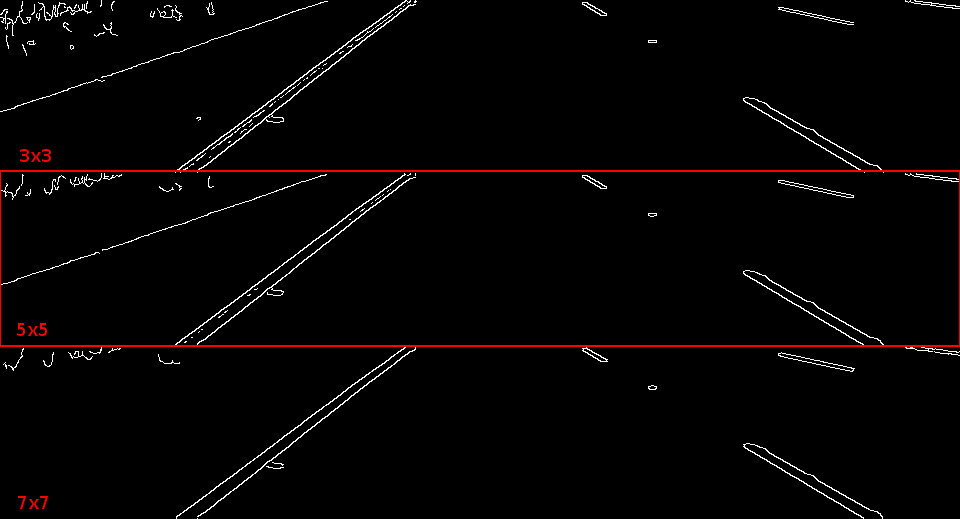
#> input picture examples/edges.jpg, 960 x 519 px, found by its file name
$ jupyter execute --allow-errors P1.ipynb
#> lines starting #> are read from the running program, lines starting #| are printed output that depends on the picture; after the words box and inside, x2 and y2 are one past the last pixel; in counts of white or black regions, pixels touching at a corner belong together; pictures that were not available may be replaced by others from this repository, and a replacement may not be noted
[cell 1]
# Imports
import matplotlib.pyplot as plt
import matplotlib.image as mpimg
from scipy.spatial.distance import cdist
import numpy as np
import cv2
import os
from moviepy.editor import VideoFileClip
from IPython.display import HTML


# Change to approapriate color map for gray scale images
plt.rcParams['image.cmap'] = 'gray'

# Color palette used to differentiate line clusters
GROUP_COLORS = \
{
    0 : (255,255,255),
    1 : (255,0,0),
    2 : (0,255,0),
    3 : (0,0,255),
    4 : (255,255,0),
    5 : (255,0,255),
    6 : (0,255,255),
    7 : (0,0,0),
    8 : (255,127,0),
    9 : (127,255,0),
    10: (127,0,255),
    11: (127,127,127),
}

[cell 2]
# Returns image truncated  to given bounds
def slice(image, bounds):
    sliced = image[bounds[1]:bounds[1]+bounds[3], bounds[0]:bounds[0]+bounds[2]]
    return (sliced)

[cell 3]
# Returns min distance map (as grey scale) to an array of target colors
def distance_map(image, threshold=127, colors=np.array([[245, 171, 48], [255, 255, 255]], np.uint8)):
    flat = image.reshape(-1, 3)
    d_field = cdist(flat, colors)
    d_field_thres = np.insert(d_field, 0, threshold, axis=1)
    d_field_min = 255 - np.amin(d_field_thres, 1)
    return d_field_min.astype(np.uint8).reshape(image.shape[0], image.shape[1])

[cell 4]
# Converts rgb image to grayscale
def rgb_to_gray(image):
    # Grayscale conversion
    return cv2.cvtColor(image, cv2.COLOR_RGB2GRAY)

[cell 5]
# Converts grayscale image to rgb
def gray_to_rgb(image):
    # RGB conversion
    return cv2.cvtColor(image, cv2.COLOR_GRAY2RGB)

[cell 6]
# Blends two images into each other
def combine(image1, image2, weight1=0.5, weight2=0.5):
    return cv2.addWeighted(image1, weight1, image2, weight2, 0)

[cell 7]
# Blurrs an image
def blur(image, kernel_size = 5):
    # Gaussian blurring with provided kernel size
    return cv2.GaussianBlur(image,(kernel_size, kernel_size), 0)

[cell 8]
# Normalizes an image to full grayscale range given the pixels inside mask
def normalize(image, mask):
    normalized = image

    # Normalize all image data according to values within mask
    minmax = cv2.minMaxLoc(image, mask)
    if (minmax[1]-minmax[0]) > 0:
        alpha = 255/(minmax[1]-minmax[0])
        beta = -minmax[0]
        normalized = cv2.convertScaleAbs(image, normalized, alpha=alpha, beta=beta)
    return normalized

[cell 9]
# Returns Canny Edges from image
def detect_edges(image, low_threshold=50, high_threshold=150, apertureSize=5):
    # Run edge detection with default parameters
    return cv2.Canny(image, low_threshold, high_threshold, apertureSize)

[cell 10]
# Returns hough lines from image
def hough_lines(image, edges, mask, rho=1, theta=np.pi/90, threshold=10, min_line_length=40, max_line_gap=20):
    # Run Hough on edge detected image within mask
    masked_edges = cv2.bitwise_and(edges, mask)
    lines = cv2.HoughLinesP(masked_edges, rho, theta, threshold, np.array([]),
                            min_line_length, max_line_gap)
    return lines

[cell 11]
# Calcs angle between two points (radians, -90 to 90, counter-clockwise, N=0)
# [35 lines left out: functions calc_angle, calc_angle_dif, filter_criteria, not called in this run]

# Filters (Hough) lines based on "filter_criteria"
def filter_lines(lines, area_of_interest, threshold=0.05*np.pi):
    #filter by absolute angle and vanishing point orientation
    filter = np.array([filter_criteria(line, area_of_interest, threshold) for line in lines])
    selection = lines[filter]
    return selection

[cell 12]
# Represents a cluster of lines
# The cluster is represented by a mean straight line in general form Ax * By + C = 0
class LineGroup:
    # Constructs a cluster given an initial line section (p1, p2) and vertical validity range (yrange)
    # [11 lines left out: function __init__, not called in this run]

    def __lt__(self, other):
        return self.priority.__lt__(other.priority)

    def __repr__(self):
        p = self.get_end_points()
        return "<LineGroup p1:(%s,%s) p2:(%s,%s)>" % (p[0][1],p[0][0],p[1][1],p[1][0])

    # Returns similarity score between cluster and line section (p1, p2) based on distance and angle difference
    # [79 lines left out: functions get_delta, get_end_points, add_line, draw_newest, group_lines, not called in this run]

[cell 13]
# Selects up to two final lane lines from a list of line clusters, searching for best trapeziod
# [31 lines left out: function select_lanes, not called in this run]

[cell 14]
# Draws a given hough list of lines or selected lanes over an image
def line_overlay(image, area_of_interest, lines=None, lanes=None, width=3):
    overlay = np.copy(image)
    #area_of_interest.draw(overlay)
    vp = area_of_interest.vp

    if lanes != None:
        if lanes[0] != None:
            left = lanes[0]
            cv2.line(overlay, (left[0][1], left[0][0]), (left[1][1], left[1][0]), (255,0,0), width)
        if lanes[1] != None:
            right = lanes[1]
            cv2.line(overlay, (right[0][1], right[0][0]), (right[1][1], right[1][0]), (0,0,255), width)

    if lines != None:
        for line in lines:
            for x1,y1,x2,y2 in line:
                #get center point
                a = np.array([y1, x1], np.int32)
                b = np.array([y2, x2], np.int32)
                c = (a + b)/2

                #calc line angle and angle to vanishing point
                theta1 = calc_angle(a, b)
                theta2 = calc_angle(vp, c)

                # use delta between angles for coloring
                theta = calc_angle_dif(theta1, theta2)
                col = angle_to_color(theta, 255)
                cv2.line(overlay,(x1,y1),(x2,y2),col,width)
    return overlay

# Draws a semi-transparent  lane area over an image
# [13 lines left out: function area_overlay, not called in this run]

[cell 15]
# Displays image in jupyter and also dumps it into a file for detailed review
# [4 lines left out: function display_image, not called in this run]

[cell 16]
# Returns an rgb value visualizing an angle
# [47 lines left out: functions angle_to_color, display_statistics, not called in this run]

[cell 17]
# Represents an area of interest inside an image
# Area is represented as a clipped distorted rectangle
class AreaOfInterest:
    # Constructs an area of interest given an image size and rectangle parameters in percent
    def __init__(self, image_size, height1_p=0.16, height2_p=0.32, width_p=0.40):
        self.image_size = image_size
        h = self.image_size[0]
        w = self.image_size[1]
        self.poly = np.array([[(w * 0.5 * (1 - width_p), h * (1- height2_p)),\
                               (w * 0.5 * (1 + width_p), h * (1- height2_p)),\
                               (w, h * (1- height1_p)),\
                               (w, h),\
                               (0, h),\
                               (0, h * (1- height1_p))]],\
                               dtype=np.int32)
        self.bounds = cv2.boundingRect(self.poly)
        self.vp = np.array([(self.poly[0][0][1]+self.poly[0][1][1])/2,(self.poly[0][0][0]+self.poly[0][1][0])/2])
        #print(self.bounds)

    # Draws the area into an image
    def draw(self, image, color=(255,255,255), width=1):
        cv2.circle(image, (int(self.vp[1]), int(self.vp[0])), 25, color, width)
        cv2.polylines(image, self.poly, isClosed=True, color=color, thickness=width)

    # Creates a mask from the area
    def create_mask(self, image):
        mask = np.zeros_like(image)
        cv2.fillPoly(mask, self.poly, 255)
        return mask

    # Translates the area based on an x,y offset
    def translate(self, offset):
        self.poly += offset
        self.bounds = cv2.boundingRect(self.poly)

    def width(self):
        return self.bounds[2]

    def height(self):
        return self.bounds[3]

    def min_x(self):
        return self.bounds[0]

    def min_y(self):
        return self.bounds[1]

    def max_x(self):
        return self.bounds[0] + self.bounds[2]

    def max_y(self):
        return self.bounds[1] + self.bounds[3]

[cell 18]
# Represents a lane line processor for images
class ImageProcessor:
    # Constructs the processor with given image/frame size
    def __init__(self, image_size):
        # Setup area of interest and scissor bounds
        self.area_of_interest = AreaOfInterest(image_size, 0.16, 0.32, 0.4)
        self.scissorBounds = self.area_of_interest.bounds
        self.offset = (-self.scissorBounds[0], -self.scissorBounds[1])
        self.area_of_interest.translate(self.offset)
        self.llanes = []
        self.rlanes = []

    # Adds low-pass filter to final lane lines
    # [31 lines left out: function filter_lanes, not called in this run]

    # Implements the lane marking pipeline
    def mark_lanes(self, image):
        # Slice image to area of interest bounds
        rgb = slice(image, self.scissorBounds)
        #display_image(rgb, 'original.jpg')

        # Color distance map to identify yellow and white
        gray = distance_map(rgb, 150)
        #gray = rgb_to_gray(rgb)
        #display_image(gray, 'difference_map.jpg')

        # Extra blur
        kernel_size = 7
        gray = blur(gray, kernel_size)
        #display_image(gray, 'blurred.jpg')

        # Create mask from area of interest
        gray_mask = self.area_of_interest.create_mask(gray)
        #display_image(gray_mask, 'mask.jpg')

        # Normalize color based on mask interior
        norm = normalize(gray, gray_mask)
        #display_image(norm, 'normalized.jpg')

        # Run Edge detection
        gray = detect_edges(gray, 50, 150, kernel_size)
        #display_image(gray, 'edges.jpg')

        # Run hough lines within mask
        lines = hough_lines(rgb, gray, gray_mask, 2, np.pi / 90, 10, 20, 15)
        line_image = line_overlay(rgb, self.area_of_interest, lines, None, 2)
        #display_image(line_image, 'lines.jpg')

        # Filter hough lines based on perspective & estimated vanishing point
        lines = filter_lines(lines, self.area_of_interest, 0.1*np.pi)
        #line_image = line_overlay(rgb, self.area_of_interest, lines, None, 2)
        #display_image(line_image, 'lines_filtered.jpg')

        # Group remaining hough lines
        groups = group_lines(lines, self.area_of_interest, 25, 0.04*np.pi, None)
        #display_image(rgb, 'groups.jpg')

        # Select lane groups
        llane, rlane = select_lanes(groups)
        #rgb = line_overlay(rgb, self.area_of_interest, None, (llane, rlane), 3)

        # Smooth filter lanes
        llane, rlane = self.filter_lanes(llane, rlane)
        rgb = area_overlay(rgb, (llane, rlane))
        rgb = line_overlay(rgb, self.area_of_interest, None, (llane, rlane), 3)
        #display_image(rgb, 'lane_area.jpg')

        # Copy result into original image
        x = -self.offset[0]
        y = -self.offset[1]
        image[y:y+rgb.shape[0], x:x+rgb.shape[1]] = rgb
        return image

[cell 19]
# Marks lane lines in a given video
# [12 lines left out: function mark_video, not called in this run]

# Marks lane lines in a given image
def mark_image(indir, outdir, filename):
    # Read in the image and print out some stats
    image = mpimg.imread(indir + filename)
    print('Processing image ', filename,'with dimensions:', image.shape)
    processor = ImageProcessor(image.shape)
    image = processor.mark_lanes(image)
    display_image(image, outdir + filename)

[cell 20]
##############################################################################

# Process all vidoes in 'test_videos' and put them to 'result_videos'
videos = os.listdir("test_videos/")
for video in videos:
    if video.endswith(".mp4"):
       mark_video("test_videos/", "result_videos/", video)

# Process all images in 'test_images' and put them to 'result_images'
images = os.listdir("test_images/")
#> (the rest of this cell did not finish here and is left out)

#> in mark_image, image is the input picture: shape (519, 960, 3); mean R, G, B 6, 3.7, 3.7
#| Processing image  edges.jpg with dimensions: (519, 960, 3)
#> in slice, `sliced = image[bounds[1]:bounds[1]+bounds[3], bounds[0]:bounds[0]+boun..`:
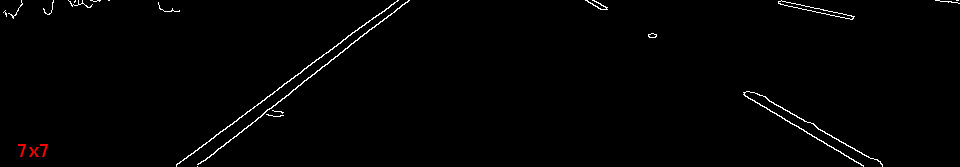
#> sliced: shape (167, 960, 3); mean R, G, B 2.9, 2.7, 2.7
#> in distance_map, `d_field = cdist(flat, colors)`: d_field = 160320 pairs, first value 164.2 to 302.6, second value 0 to 441.7
#> in distance_map, `return d_field_min.astype(np.uint8).reshape(image.shape[0], image.shap..`:
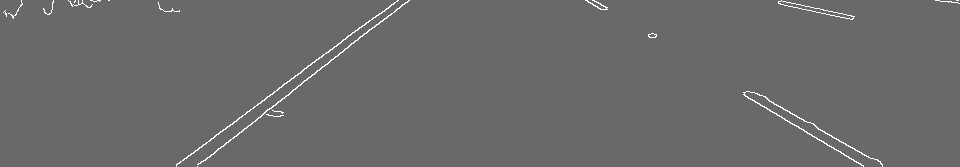
#> returned value: shape (167, 960); min 105, max 255, mean 106.5
#> in create_mask, `cv2.fillPoly(mask, self.poly, 255)`:
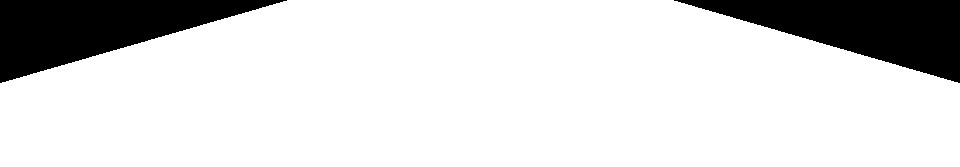
#> mask: shape (167, 960); 85.1% white; 2 black regions, box (x1, y1, x2, y2) and area: (0, 0, 287, 83) 11994, (674, 0, 960, 83) 11952
#> in normalize, `minmax = cv2.minMaxLoc(image, mask)`: minmax = (105, 178, (287, 0), (595, 0))
#> in normalize, `alpha = 255/(minmax[1]-minmax[0])`: alpha = 3.49
#> in normalize, `beta = -minmax[0]`: beta = -105
#> in normalize, `normalized = cv2.convertScaleAbs(image, normalized, alpha=alpha, beta=..`: normalized: shape (167, 960); every value is 255
#> in detect_edges, `return cv2.Canny(image, low_threshold, high_threshold, apertureSize)`: returned value: shape (167, 960); every value is 0
#> in hough_lines, `lines = cv2.HoughLinesP(masked_edges, rho, theta, threshold, np.array(..`: lines = None
